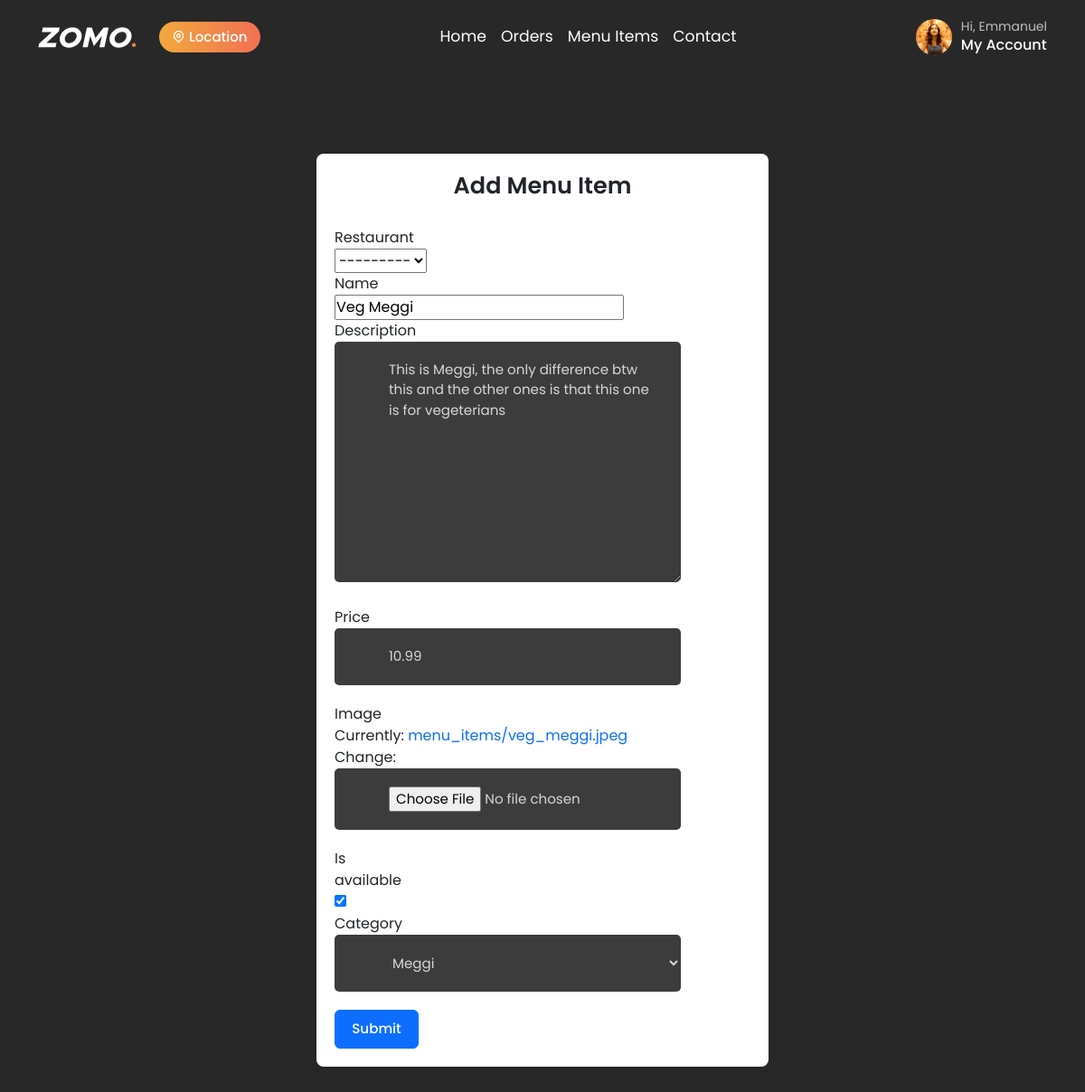
Page /edit-menu-item/32/ (signed in) on the committed database.
### user/models.py (models this page shows, shortened)
class User(AbstractBaseUser, PermissionsMixin):
    ROLE_CHOICES = [
        ('customer', 'Customer'),
        ('restaurant', 'Restaurant'),
        ('delivery_person', 'Delivery Person'),
    ]
    email = models.EmailField(_('email address'), unique=True)
    first_name = models.CharField(_('first name'), max_length=30, blank=True)
    last_name = models.CharField(_('last name'), max_length=30, blank=True)
    is_active = models.BooleanField(_('active'), default=True)
    is_staff = models.BooleanField(_('staff status'), default=False)
    role = models.CharField(max_length=15, choices=ROLE_CHOICES, default='customer')
    date_joined = models.DateTimeField(_('date joined'), default=timezone.now)
    groups = models.ManyToManyField(Group, related_name='custom_user_set', blank=True)
    user_permissions = models.ManyToManyField(Permission, related_name='custom_user_permissions_set', blank=True)
    phone_number = models.CharField(max_length=15, blank=True)
    objects = UserManager()
    USERNAME_FIELD = 'email'  # Set email as the unique identifier for authentication
    EMAIL_FIELD = 'email'
    REQUIRED_FIELDS = []

### restaurant/models.py (models this page shows, shortened)
class MenuItem(models.Model):
    restaurant = models.ForeignKey(Restaurant, on_delete=models.CASCADE, related_name='menu_items', null=True, blank=True)
    menu = models.ForeignKey(Menu, on_delete=models.CASCADE, related_name='menu_items', null=True, blank=True)
    name = models.CharField(max_length=100)
    description = models.TextField()
    price = models.DecimalField(max_digits=6, decimal_places=2)
    image = models.ImageField(upload_to='menu_items/')
    is_available = models.BooleanField(default=True)
    category = models.ForeignKey('Category', on_delete=models.SET_NULL, null=True, related_name='menu_items')
    menu_item_id = models.AutoField(primary_key=True)
    preparation_time = models.IntegerField(default=30)

### restaurant/views.py (the view)
# urls.py: path('edit-menu-item/<int:menu_item_id>/', views.edit_menu_item, name='edit-menu-item'),
@login_required
def edit_menu_item(request, menu_item_id):
    menu_item = get_object_or_404(MenuItem, menu_item_id=menu_item_id)
    if request.method == 'POST':
        form = MenuItemForm(request.POST, request.FILES, instance=menu_item, user=request.user)
        if form.is_valid():
            form.save()
            return redirect('menu-item-list')  # Redirect to the menu item list page or wherever appropriate
    else:
        form = MenuItemForm(instance=menu_item, user=request.user)
    return render(request, 'restaurant/edit-menu-item.html', {'form': form})

### restaurant/forms.py
class MenuItemForm(forms.ModelForm):
    class Meta:
        model = MenuItem
        fields = ['restaurant','name', 'description', 'price', 'image', 'is_available', 'category']
        widgets = {
            'is_available': forms.CheckboxInput(),
            'category': forms.Select(choices=[(category.id, category.name) for category in Category.objects.all()]),
            'restaurant': forms.Select(),
        }
    def __init__(self, *args, **kwargs):
        self.user = kwargs.pop('user', None)  # Extract user from kwargs
        super(MenuItemForm, self).__init__(*args, **kwargs)
        if self.user is not None:
            self.fields['restaurant'].queryset = Restaurant.objects.filter(owner=self.user)

### restaurant/models.py (called while the page is built)
    def __str__(self):
        return self.name

### restaurant/templates/restaurant/edit-menu-item.html (shortened to what this page needs)
{% extends 'restaurant/base.html' %}
{% block content %}
{% load static %}
</head>
<body>
<div class="form-container">
<h2 class="form-title">Add Menu Item</h2>
<form method="post" class="form-horizontal" role="form" enctype="multipart/form-data" >
    <div class="form-group">
        {% for field in form %}
        <label for="{{ field.id_for_label }}" class="col-sm-2 control-label">{{ field.label }}</label>
        <div class="col-sm-10">
            {{ field }}
        </div>
        {% endfor %}
    </div>
    <div class="form-group">
        <div class="col-sm-offset-2 col-sm-10">
            <button type="submit" class="btn btn-primary">Submit</button>
        </div>
    </div>
</form>
</div>
{% endblock %}

### restaurant/templates/restaurant/base.html (shortened to what this page needs)
{% load static %}
<!DOCTYPE html>
<html lang="en">
    <head>
        <link rel="stylesheet" type="text/css" id="rtl-link" href="{% static 'customer/assets/css/vendors/bootstrap.css' %}">
        <link rel="stylesheet" type="text/css" href="{% static 'customer/assets/css/vendors/swiper-bundle.min.css' %}">
        <link rel="stylesheet" type="text/css" href="{% static 'customer/assets/css/fancybox.css' %}">
        <link rel="stylesheet" type="text/css" href="{% static 'customer/assets/css/vendors/remixicon.css' %}">
        <link rel="stylesheet" href="https://cdnjs.cloudflare.com/ajax/libs/font-awesome/6.0.0-beta3/css/all.min.css">
        <link rel="stylesheet" id="change-link" type="text/css" href="{% static 'customer/assets/css/style.css' %}">
    </head>
    <body class="position-relative white-bg dark">
    <header>
        <div class="container">
            <nav class="navbar navbar-expand-lg p-0">
                <a href="{% url 'home' %}">
                    <img class="img-fluid logo" src="{% static 'customer/assets/images/svg/logo.svg' %}" alt="logo">
                </a>
                <a target="_blank" href="#!" data-bs-toggle="modal" data-bs-target="#location"
                    class="btn btn-sm theme-btn location-btn mt-0 ms-3 d-flex align-content-center gap-1">
                    <i class="ri-map-pin-line"></i> Location
                </a>
                <div class="nav-option order-md-2">
                    <div class="profile-part dropdown-button order-md-2">
                        <img class="img-fluid profile-pic" src="{% static 'customer/assets/images/icons/p5.png' %}" alt="profile">
                        <div>
                            {% if user.is_authenticated %}
                                <h6 class="fw-normal">Hi, {{ user.first_name }}</h6>
                                <h5 class="fw-medium">My Account</h5>
                            {% else %}
                                <h6 class="fw-normal">Hi, Visitor</h6>
                                <h5 class="fw-medium">My Account</h5>
                                {% endif %}
                        </div>
                    </div>
                </div>
                <div class="offcanvas offcanvas-end" tabindex="-1" id="offcanvasNavbar">
                    <div class="offcanvas-body">
                        <ul class="navbar-nav justify-content-center flex-grow-1">
                            <li class="nav-item">
                                <a class="nav-link" href="{% url 'home' %}">Home</a>
                            </li>
                            <li class="nav-item">
                                <a class="nav-link" href="{% url 'order-list' %}">Orders</a>
                            </li>
                            <li class="nav-item">
                                <a class="nav-link" href="{% url 'menu-item-list' %}">Menu Items</a>
                            </li>
                            <li class="nav-item">
                                <a class="nav-link" href="{% url 'contact' %}">Contact</a>
                            </li>
                        </ul>
                    </div>
                </div>
            </nav>
        </div>
    </header>
    <br>
    <br>
    <br>
    <br>
    <br>
        {% block content %}
        {% endblock %}
</body>
</html>

### customer/static/customer/assets/css/fancybox.css (style rules this page uses)
:root { --f-spinner-width: 36px;--f-spinner-height: 36px;--f-spinner-color-1: rgba(0, 0, 0, 0.1);--f-spinner-color-2: rgba(17, 24, 28, 0.8);--f-spinner-stroke: 2.75 }
:root { --f-button-width: 40px;--f-button-height: 40px;--f-button-border: 0;--f-button-border-radius: 0;--f-button-color: #374151;--f-button-bg: #f8f8f8;--f-button-hover-bg: #e0e0e0;--f-button-active-bg: #d0d0d0;--f-button-shadow: none;--f-button-transition: all 0.15s ease;--f-button-transform: none;--f-button-svg-width: 20px;--f-button-svg-height: 20px;--f-button-svg-stroke-width: 1.5;--f-button-svg-fill: none;--f-button-svg-filter: none;--f-button-svg-disabled-opacity: 0.65 }

### restaurant/templates/restaurant/edit-menu-item.html (style rules this page uses)
.form-container { max-width: 500px; margin: 50px auto; padding: 20px; background-color: #fff; border-radius: 8px; box-shadow: 0 4px 8px rgba(0,0,0,0.1); }
.form-title { margin-bottom: 30px; text-align: center; }

### rows in the picture
User: first_name "Emmanuel"
MenuItem: form "---------" "Veg Meggi" "This is Meggi, the only difference btw this and the other ones is that this one is for vegeterians" "10.99" "☑" "Meggi"

### other values in the picture
{{ field.label }} "Restaurant" "Name" "Description" "Price" "Image" "Is available" "Category"
